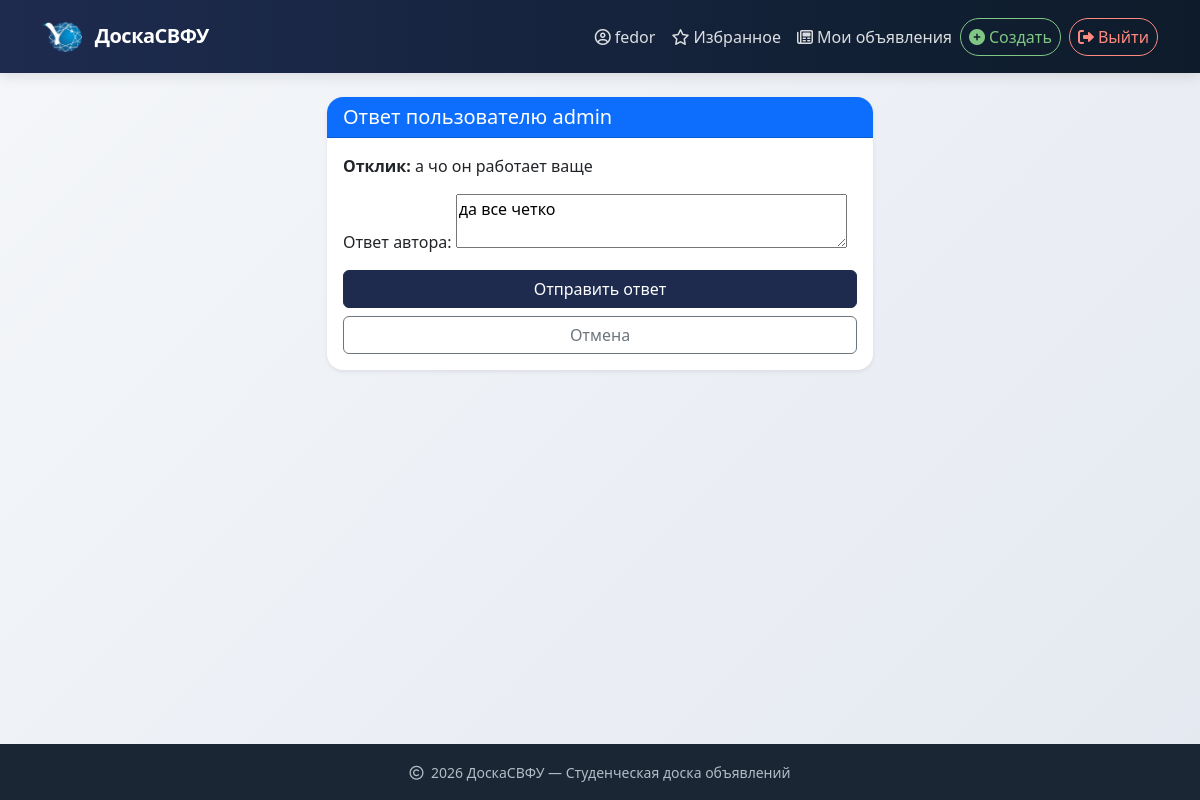
/response/1/reply/ (signed in), run on the app's committed database.
### ads/models.py (models this page shows, shortened)
class Response(models.Model):
    ad = models.ForeignKey(Ad, on_delete=models.CASCADE, related_name='responses')
    user = models.ForeignKey(User, on_delete=models.CASCADE, related_name='responses')
    text = models.TextField(verbose_name="Текст отклика")
    created_at = models.DateTimeField(auto_now_add=True)
    is_accepted = models.BooleanField(default=False, verbose_name="Принят")
    reply = models.TextField(blank=True, verbose_name="Ответ автора")
    class Meta:
        verbose_name = "Response"
        verbose_name_plural = "Responses"
        ordering = ['-created_at']

### ads/views.py (the view)
# urls.py: path('response/<int:pk>/reply/', views.reply_to_response, name='reply_to_response'),
@login_required
def reply_to_response(request, pk):
    response = get_object_or_404(Response, pk=pk)
    if request.user != response.ad.author:
        return redirect('ads:my_ads')
    if request.method == 'POST':
        form = ReplyForm(request.POST, instance=response)
        if form.is_valid():
            form.save()
            return redirect('ads:my_ads')
    else:
        form = ReplyForm(instance=response)
    return render(request, 'ads/reply_form.html', {
        'form': form,
        'response': response
    })

### ads/forms.py
class ReplyForm(forms.ModelForm):
    class Meta:
        model = Response
        fields = ['reply']
        widgets = {
            'reply': forms.Textarea(attrs={'rows': 2, 'placeholder': 'Ваш ответ...'}),
        }

### templates/ads/reply_form.html (shortened to what this page needs)
{% extends "base.html" %}
{% block content %}
<div class="row justify-content-center">
    <div class="col-md-6">
        <div class="card shadow-sm">
            <div class="card-header bg-primary text-white">
                <h5 class="mb-0">Ответ пользователю {{ response.user.username }}</h5>
            </div>
            <div class="card-body">
                <p><strong>Отклик:</strong> {{ response.text }}</p>
                <form method="post">
                    {{ form.as_p }}
                    <div class="d-grid gap-2">
                        <button type="submit" class="btn btn-primary">Отправить ответ</button>
                        <a href="{% url 'ads:my_ads' %}" class="btn btn-outline-secondary">Отмена</a>
                    </div>
                </form>
            </div>
        </div>
    </div>
</div>
{% endblock %}

### templates/base.html (shortened to what this page needs)
{% load static %}
<!DOCTYPE html>
<html lang="ru">
<head>
    <link href="https://cdn.jsdelivr.net/npm/bootstrap@5.3.0/dist/css/bootstrap.min.css" rel="stylesheet">
    <link rel="stylesheet" href="https://cdnjs.cloudflare.com/ajax/libs/font-awesome/6.0.0/css/all.min.css">
</head>
<body>
    <nav class="navbar navbar-expand-lg navbar-dark py-3">
        <div class="container">
            <a class="navbar-brand" href="{% url 'ads:ad_list' %}">
                <img src="{% static 'ads/logo1.png' %}" alt="Logo" width="40" height="30" class="d-inline-block align-text-top me-2">
                ДоскаСВФУ
            </a>
            <div class="collapse navbar-collapse" id="navbarNav">
                <ul class="navbar-nav ms-auto align-items-lg-center">
                    {% if user.is_authenticated %}
                    <li class="nav-item">
                        <a class="nav-link" href="{% url 'ads:user_profile' user.username %}">
                            <i class="far fa-user-circle me-1"></i>{{ user.username }}
                        </a>
                    </li>
                    <li class="nav-item">
                        <a class="nav-link" href="{% url 'ads:favorite_list' %}">
                            <i class="far fa-star me-1"></i>Избранное
                        </a>
                    </li>
                    <li class="nav-item">
                        <a class="nav-link" href="{% url 'ads:my_ads' %}">
                            <i class="far fa-newspaper me-1"></i>Мои объявления
                        </a>
                    </li>
                    <li class="nav-item">
                        <a class="btn btn-link nav-link btn-nav btn-add" href="{% url 'ads:ad_create' %}">
                            <i class="fas fa-plus-circle me-1"></i>Создать
                        </a>
                    </li>
                    <li class="nav-item ms-lg-2">
                        <form method="post" action="{% url 'logout' %}" class="d-inline">
                            <button type="submit" class="btn btn-link nav-link btn-logout">
                                <i class="fas fa-sign-out-alt me-1"></i>Выйти
                            </button>
                        </form>
                    </li>
                    {% endif %}
                </ul>
            </div>
        </div>
    </nav>
    <main class="container my-4">
        {% block content %}{% endblock %}
    </main>
    <footer class="footer mt-auto py-3">
        <div class="container text-center">
            <small>
                <i class="far fa-copyright me-1"></i> 2026 ДоскаСВФУ — Студенческая доска объявлений
            </small>
        </div>
    </footer>
</body>
</html>

### templates/base.html (style rules this page uses)
body { display: flex; flex-direction: column; min-height: 100vh; background: linear-gradient(135deg, #f5f7fa 0%, #e4e8f0 100%); font-family: 'Segoe UI', system-ui, sans-serif; }
main { flex: 1; }
.navbar { background: linear-gradient(90deg, #1e2b4f 0%, #0d1b2a 100%) !important; box-shadow: 0 4px 12px rgba(0,0,0,0.1); }
.navbar-brand { font-weight: 600; letter-spacing: -0.5px; }
.nav-link { color: rgba(255,255,255,0.85) !important; transition: color 0.2s; }
.btn-logout { color: #ff8a80 !important; border: 1px solid #ff8a80; border-radius: 30px; padding: 0.375rem 1.2rem; background: transparent; transition: all 0.2s; }
.card { border: none; border-radius: 16px; overflow: hidden; transition: transform 0.2s, box-shadow 0.2s; }
.btn-primary { background-color: #1e2b4f; border-color: #1e2b4f; }
.footer { background-color: #1a2634; color: #b0bec5; }
.btn-nav { border-radius: 30px; padding: 0.375rem 1.2rem; transition: all 0.2s; border: 1px solid transparent; }
.btn-logout { color: #ff8a80 !important; border-color: #ff8a80; background: transparent; }
.btn-add { color: #81c784 !important; border-color: #81c784; background: transparent; }

### data on the page
Response: user.username "admin", text "а чо он работает ваще", reply "да все четко"

### other printed values
{{ user.username }} "fedor"
